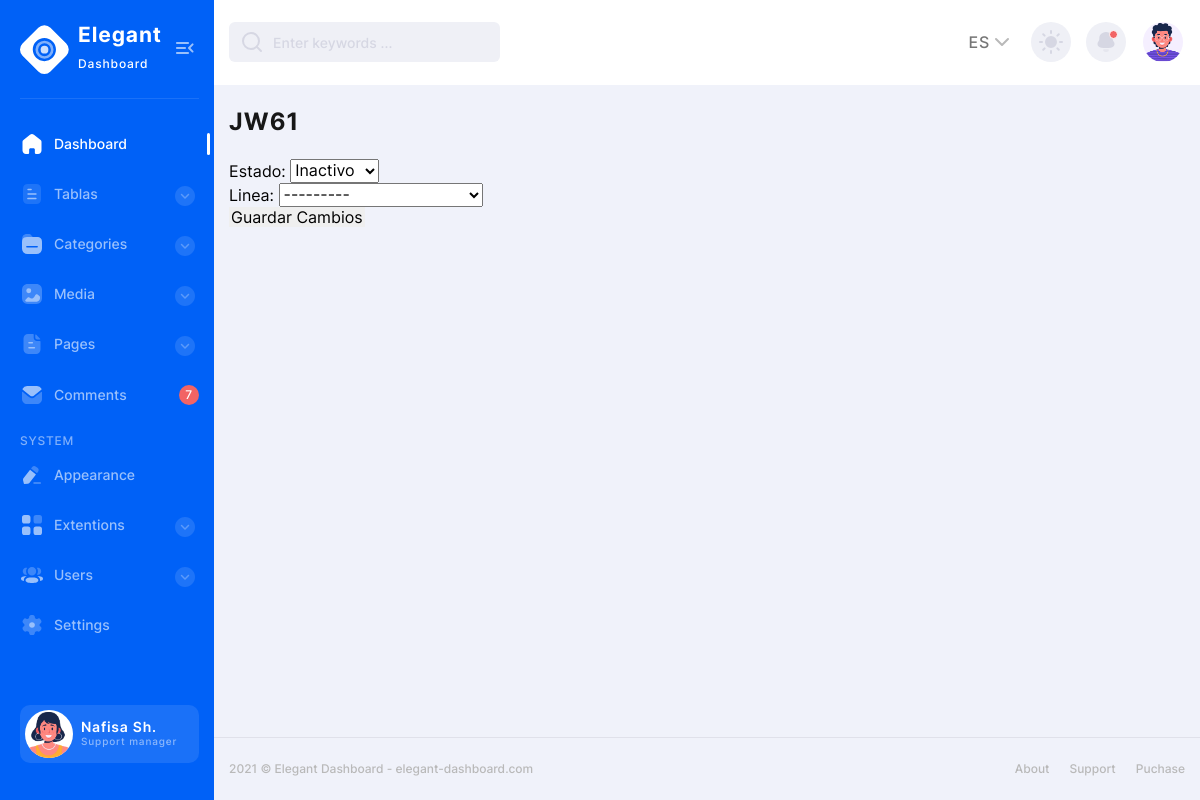
/produccion/editequipos/1/, run on the app's committed database.
### produccion/models.py (models this page shows, shortened)
class Equipo(models.Model):
    ESTADO_CHOICES = [
        ('Activo', 'Activo'),
        ('Inactivo', 'Inactivo'),
        ('Baja', 'Baja'),
    ]
    tipodeEquipo = models.ForeignKey(TipoDeEquipo, on_delete=models.CASCADE)
    numero_de_serie = models.CharField(max_length=100)
    imei = models.CharField(max_length=100)
    linea = models.ForeignKey(Linea, on_delete=models.CASCADE, null= True, blank=True, related_name='equipos')
    estado = models.CharField(choices=ESTADO_CHOICES, max_length=20)

### produccion/views.py (the view, shortened to what this page needs)
# urls.py: path('editequipos/<int:pk>/', EquipoUpdateView.as_view(), name='equipo_edit'),
class EquipoUpdateView(UpdateView):
    model = Equipo
    fields = ['estado','linea']
    template_name = 'produccion/equipo_edit.html'
    success_url = reverse_lazy('equipo_list')
    def get_form(self,form_class=None):
        form = super().get_form(form_class)
        form.fields['linea'].queryset = Linea.objects.filter(estado='Stock')
        return form

### produccion/models.py (called while the page is built)
    def __str__(self):
        return self.numero_de_serie

### produccion/templates/produccion/equipo_edit.html (shortened to what this page needs)
{% extends 'base.html' %}
{% block title %}{{ object.numero_de_serie}}{% endblock %}
{% block content %}
  <form method="post">
    {{ form.as_p }}
    <button type="submit">Guardar Cambios</button>
  </form>
{% endblock %}

### data on the page
Equipo: numero_de_serie "JW61", estado "Inactivo", linea "---------"
